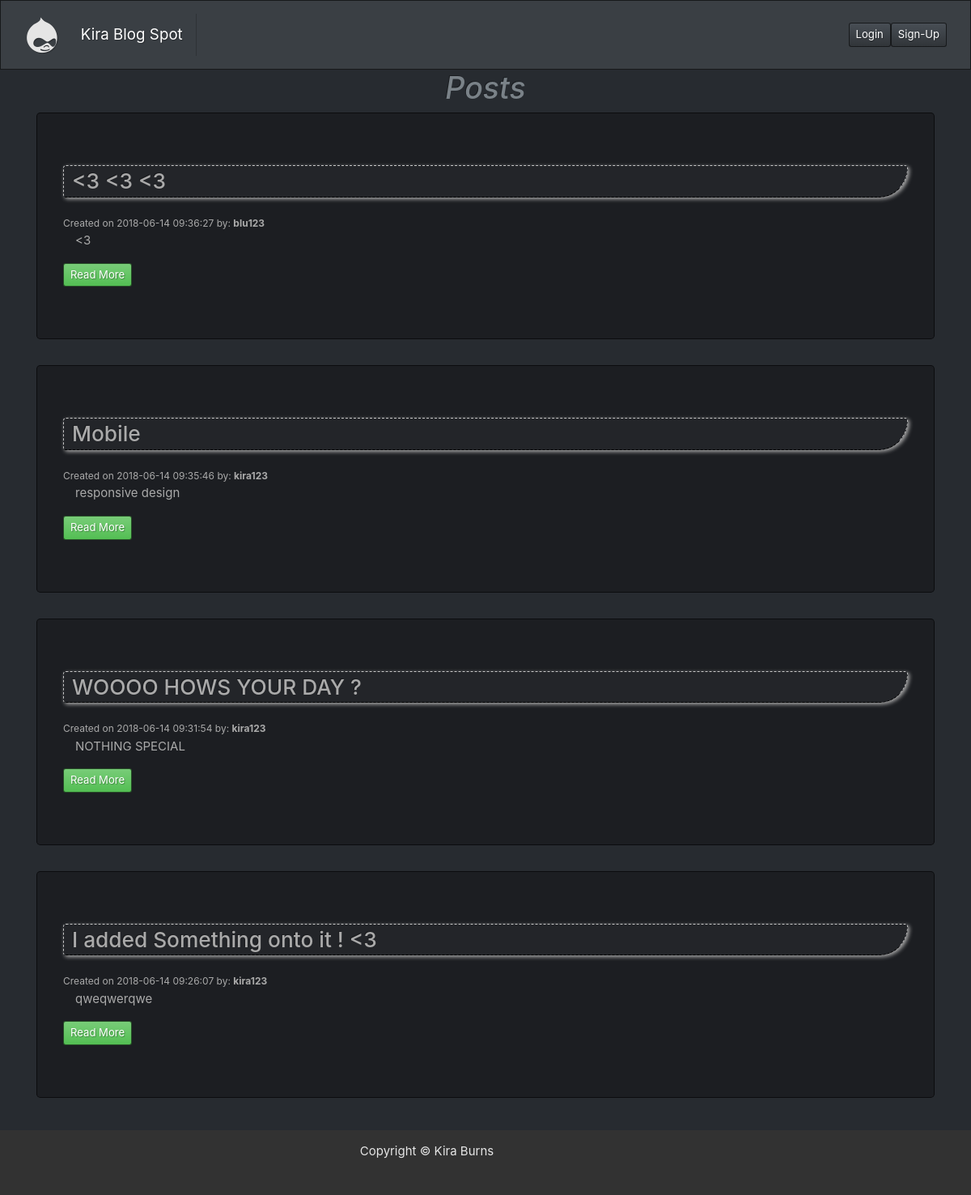
The page / on the database its author committed.
### tables this page shows
CREATE TABLE `posts` (
  `post_id` int(11) NOT NULL,
  `post_title` varchar(255) NOT NULL,
  `post_body` text NOT NULL,
  `post_author` varchar(255) NOT NULL,
  `created_at` timestamp NOT NULL DEFAULT CURRENT_TIMESTAMP
);

### index.php (the view, shortened to what this page needs)
<?php
	require('config/db.php');
	$query = 'SELECT * FROM posts ORDER BY created_at DESC';
	$result = mysqli_query($db, $query);
	while($post = $result -> fetch_array()){
		$posts[] = $post;
	}
 ?>
<?php include('inc/header.php'); ?>
	<div class="container">
			<h1 class="text-center text-muted"><em>Posts</em></h1>
			<?php foreach($posts as $post) : ?>
        		<div class="jumbotron">
		          <h3><?php echo $post['post_title']; ?></h3>
		          <small>Created on <?php echo $post['created_at']; ?> by: <strong><?php echo $post['post_author']; ?></strong></small>
		          <p><?php echo $post['post_body']; ?></p>
		          <a href="<?php echo ROOT_URL; ?>post2.php?id=<?php echo $post['post_id']; ?>" class="btn btn-success btn-sm">Read More</a>
       			 </div>
    	  <?php endforeach; ?>
	</div>
<?php include('inc/footer.php'); ?>

### inc/header.php (shortened to what this page needs)
<!DOCTYPE html>
<html>
<head>
	<link rel="stylesheet" type="text/css" href="css/bootstrap.min.css">
	<link rel="stylesheet" type="text/css" href="css/style.css">
	<link href="css/fontawesome-all.css" rel="stylesheet">
</head>
<body>
<nav class="navbar navbar-expand-lg navbar-dark bg-primary">
	<div class="container">
	<i class="fab fa-drupal"></i><a class="navbar-brand" href="#">Kira Blog Spot</a>
	  <div class="collapse navbar-collapse" id="navbarColor01">
	      <a href="login.php" class="btn btn-primary btn-sm">Login</a>
	      <a href="register.php" class="btn btn-primary btn-sm">Sign-Up</a>
	 	 </div>
	  </div>
	</nav>

### inc/footer.php (shortened to what this page needs)
<footer class="footer">
	<div class="container">
		<p> Copyright &copy; Kira Burns </p>
	</div>
</footer>
</body>
</html>

### css/style.css (style rules this page uses)
html { position: relative; min-height: 100%; font-family: Arial, Helvetica, sans-serif; }
body { margin-bottom: 15vh; }
footer { position: absolute; bottom: 0; width: 100%; height: 10vh; line-height: 3.5em; background-color: #323232; }
footer p { text-align: center; color: #e5e5e5; }
i { font-size: 50px; padding-right: 0.2em; color: #e5e5e5; }

### rows shown on the page
posts: post_title "<3 <3 <3", created_at "2018-06-14 09:36:27", post_author "blu123", post_body "<3"
posts: post_title "Mobile", created_at "2018-06-14 09:35:46", post_author "kira123", post_body "responsive design"
posts: post_title "WOOOO HOWS YOUR DAY ?", created_at "2018-06-14 09:31:54", post_author "kira123", post_body "NOTHING SPECIAL"
posts: post_title "I added Something onto it ! <3", created_at "2018-06-14 09:26:07", post_author "kira123", post_body "qweqwerqwe"
